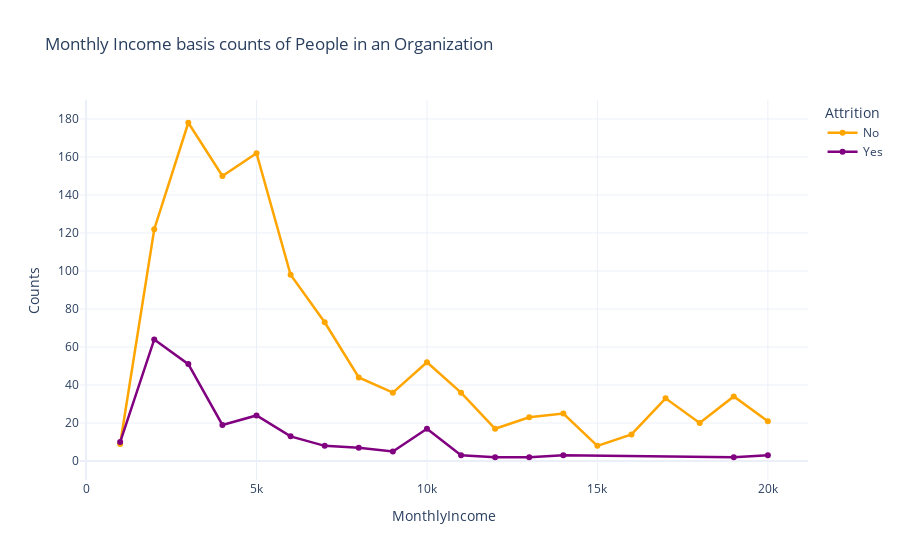

Source (notebook cell):
### Code cell
rate_att=df.groupby(['MonthlyIncome','Attrition']).apply(lambda x:x['MonthlyIncome'].count()).reset_index(name='Counts')
rate_att['MonthlyIncome']=round(rate_att['MonthlyIncome'],-3)
rate_att=rate_att.groupby(['MonthlyIncome','Attrition']).apply(lambda x:x['MonthlyIncome'].count()).reset_index(name='Counts')
fig=px.line(rate_att,x='MonthlyIncome',y='Counts',color_discrete_sequence=['orange', 'purple'],color='Attrition',template='plotly_white',title='Monthly Income basis counts of People in an Organization')
fig.update_traces(mode='lines+markers',line=dict(width=2.5))
fig.show()

### Figure 1 — Plotly figure (JSON) as saved in the notebook; plotly's stock layout.template omitted (floating-point values rounded to 4 significant figures)
{"data": [{"hovertemplate": "Attrition=No<br>MonthlyIncome=%{x}<br>Counts=%{y}<extra></extra>", "legendgroup": "No", "line": {"color": "orange", "dash": "solid", "width": 2.5}, "mode": "lines+markers", "name": "No", "orientation": "v", "showlegend": true, "type": "scatter", "x": [1000, 2000, 3000, 4000, 5000, 6000, 7000, 8000, 9000, 10000, 11000, 12000, 13000, 14000, 15000, 16000, 17000, 18000, 19000, 20000], "xaxis": "x", "y": [9, 122, 178, 150, 162, 98, 73, 44, 36, 52, 36, 17, 23, 25, 8, 14, 33, 20, 34, 21], "yaxis": "y"}, {"hovertemplate": "Attrition=Yes<br>MonthlyIncome=%{x}<br>Counts=%{y}<extra></extra>", "legendgroup": "Yes", "line": {"color": "purple", "dash": "solid", "width": 2.5}, "mode": "lines+markers", "name": "Yes", "orientation": "v", "showlegend": true, "type": "scatter", "x": [1000, 2000, 3000, 4000, 5000, 6000, 7000, 8000, 9000, 10000, 11000, 12000, 13000, 14000, 19000, 20000], "xaxis": "x", "y": [10, 64, 51, 19, 24, 13, 8, 7, 5, 17, 3, 2, 2, 3, 2, 3], "yaxis": "y"}], "layout": {"legend": {"title": {"text": "Attrition"}, "tracegroupgap": 0}, "title": {"text": "Monthly Income basis counts of People in an Organization"}, "xaxis": {"anchor": "y", "domain": [0, 1], "title": {"text": "MonthlyIncome"}}, "yaxis": {"anchor": "x", "domain": [0, 1], "title": {"text": "Counts"}}}}
